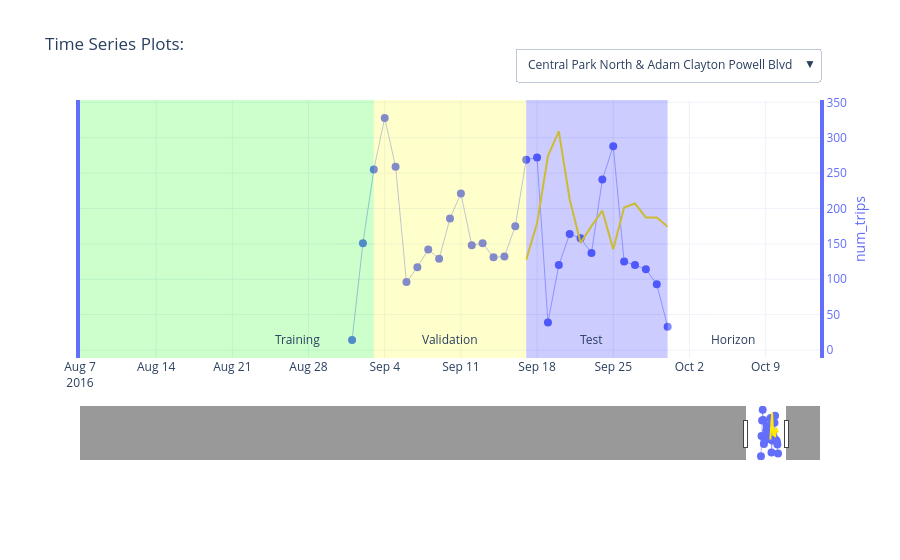

Write notebook code for a chart like this one.
### Code cell
# NA values in Pandas will not convert to JSON which Plotly uses:
rawSeries = rawSeries.fillna(np.nan).replace([np.nan], [None])

# create a figure:
fig = go.Figure()

# get a list of colors to use:
colors = px.colors.qualitative.Plotly

# list of columns to plot over time : target and covariates
variables = [TARGET_COLUMN] #+ COVARIATE_COLUMNS

# create dropdown/button to toggle series
buttons = []
b = 0 # default button index

# iterate through series:
series = rawSeries[SERIES_COLUMN].unique().tolist()[0:viz_limit]
for s in series:    
    # iterate trhough columns
    for y, v in enumerate(variables):
        fig.add_trace(
            go.Scatter(
                x = rawSeries[rawSeries[SERIES_COLUMN]==s][TIME_COLUMN],
                y = rawSeries[rawSeries[SERIES_COLUMN]==s][v],
                name = f'{v}',
                text = rawSeries[rawSeries[SERIES_COLUMN]==s][v],
                yaxis = f"y{y+1}",
                hoverinfo='name+x+text',
                line = {'width': 0.5},
                marker = {'size': 8},
                mode = 'lines+markers',
                showlegend = False,
                visible = (b==0) # make a series visible as default: this uses the first series
            )
        )
        if y == 0: # add the forecast
            # add the forecast fit
            fig.add_trace(
                go.Scatter(
                    x = pred_ex3[pred_ex3[SERIES_COLUMN]==s][TIME_COLUMN],
                    y = pred_ex3[pred_ex3[SERIES_COLUMN]==s]['predicted'],
                    name = f'Forecast: {v}',
                    text = pred_ex3[pred_ex3[SERIES_COLUMN]==s]['predicted'],
                    yaxis = f"y{y+1}",
                    hoverinfo='name+x+text',
                    line = {'width': 2, 'color': 'rgb(255,234,0)'},
                    mode = 'lines',
                    showlegend = False,
                    visible = (b==0) # make a series visible as default: this uses the first series
                )
            )
    
    # which button to show:
    ff = 1 # count of forecast related traces add to each series
    which_buttons = [False] * len(series) * (len(variables) + ff)
    which_buttons[b * (len(variables) +ff):(b+1)*(len(variables) + ff)] = [True] * (len(variables) + ff)

    # create button for series:
    button = dict(
        label = s,
        method = 'update',
        args = [{'visible': which_buttons}]
    )
    buttons.append(button)
    b += 1

# add split regions: training
fig.add_shape(
    fillcolor = 'rgba(0, 255, 0, 0.2)',
    line = {'width': 0},
    type = 'rect',
    x0 = keyDates['start_date'][0],
    x1 = keyDates['val_start'][0],
    xref = 'x',
    y0 = 0,
    y1 = 1,
    yref = 'paper'
)
fig.add_annotation(
    x = keyDates['val_start'][0] - (keyDates['test_start'][0]-keyDates['val_start'][0])/2,
    y = 0,
    ax = 0, ay = 0,
    yref = 'y1',
    xref = 'x',
    text = 'Training',
    yanchor = 'bottom'
)

# add split regions: validation
fig.add_shape(
    fillcolor = 'rgba(255, 255, 0, 0.2)',
    line = {'width': 0},
    type = 'rect',
    x0 = keyDates['val_start'][0],
    x1 = keyDates['test_start'][0],
    xref = 'x',
    y0 = 0,
    y1 = 1,
    yref = 'paper'
)
fig.add_annotation(
    x = keyDates['val_start'][0] + (keyDates['test_start'][0]-keyDates['val_start'][0])/2,
    y = 0,
    ax = 0, ay = 0,
    yref = 'y1',
    xref = 'x',
    text = 'Validation',
    yanchor = 'bottom'
)

# add split regions: test
fig.add_shape(
    fillcolor = 'rgba(0, 0, 255, 0.2)',
    line = {'width': 0},
    type = 'rect',
    x0 = keyDates['test_start'][0],
    x1 = keyDates['end_date'][0],
    xref = 'x',
    y0 = 0,
    y1 = 1,
    yref = 'paper'
)
fig.add_annotation(
    x = keyDates['test_start'][0] + (keyDates['end_date'][0]-keyDates['test_start'][0])/2,
    y = 0,
    ax = 0, ay = 0,
    yref = 'y1',
    xref = 'x',
    text = 'Test',
    yanchor = 'bottom'
)

# add split regions: horizon
fig.add_shape(
    fillcolor = 'rgba(255, 255, 255, 0.2)',
    line = {'width': 0},
    type = 'rect',
    x0 = keyDates['end_date'][0],
    x1 = keyDates['end_date'][0]+timedelta(days = FORECAST_HORIZON_LENGTH),
    xref = 'x',
    y0 = 0,
    y1 = 1,
    yref = 'paper'
)
fig.add_annotation(
    x = keyDates['end_date'][0] + (keyDates['end_date'][0]-keyDates['test_start'][0])/2,
    y = 0,
    ax = 0, ay = 0,
    yref = 'y1',
    xref = 'x',
    text = 'Horizon',
    yanchor = 'bottom'
)

# configure axes layout:
layout = dict(
    xaxis =  dict(
        range = [keyDates['end_date'][0] - 2*(keyDates['end_date'][0] - keyDates['val_start'][0]), keyDates['end_date'][0]+timedelta(days = FORECAST_HORIZON_LENGTH)],
        rangeslider = dict(
            autorange = True,
            range = [keyDates['start_date'][0], keyDates['end_date'][0]+timedelta(days = FORECAST_HORIZON_LENGTH)]
        ),
        type = 'date'
    )
)
for v, variable in enumerate(variables):
    layout[f'yaxis{v+1}'] = dict(
        anchor = 'x',
        domain = [v*(1/len(variables)), (v+1)*(1/len(variables))],
        autorange = True,
        mirror = True,
        autoshift = True,
        title = dict(text = variable, standoff = 10 + 20 * (v % 2), font = dict(color = colors[v])),
        tickfont = dict(color = colors[v]),
        tickmode = 'auto',
        linecolor = colors[v],
        linewidth = 4,
        showline = True,
        side = 'right',
        type = 'linear',
        zeroline = False
    )

# final update of display before rendering
fig.update_layout(
    layout,
    title = 'Time Series Plots:',
    dragmode="zoom",
    hovermode="x",
    legend=dict(traceorder="reversed"),
    height=600,
    template="plotly_white",
    margin=dict(
        t=100,
        b=100
    ),
    updatemenus = [
        dict(
            buttons = buttons,
            type = 'dropdown',
            direction = 'down',
            x = 1,
            y = 1.2,
            showactive = True
        )
    ]
)

# render the interactive plot:
fig.show()

### Figure 1 — Plotly figure (JSON) as saved in the notebook; plotly's stock layout.template omitted (floating-point values rounded to 4 significant figures; data arrays with more than 128 entries replaced by an {"elided": "..."} marker saying what was removed)
{"data": [{"hoverinfo": "name+x+text", "line": {"width": 0.5}, "marker": {"size": 8}, "mode": "lines+markers", "name": "num_trips", "showlegend": false, "text": [14, 151, 255, 328, 259, 96, 117, 142, 129, 186, 221, 148, 151, 131, 132, 175, 269, 272, 39, 120, 164, 158, 137, 241, 288, 125, 120, 114, 93, 33], "type": "scatter", "visible": true, "x": ["2016-09-01", "2016-09-02", "2016-09-03", "2016-09-04", "2016-09-05", "2016-09-06", "2016-09-07", "2016-09-08", "2016-09-09", "2016-09-10", "2016-09-11", "2016-09-12", "2016-09-13", "2016-09-14", "2016-09-15", "2016-09-16", "2016-09-17", "2016-09-18", "2016-09-19", "2016-09-20", "2016-09-21", "2016-09-22", "2016-09-23", "2016-09-24", "2016-09-25", "2016-09-26", "2016-09-27", "2016-09-28", "2016-09-29", "2016-09-30"], "y": [14, 151, 255, 328, 259, 96, 117, 142, 129, 186, 221, 148, 151, 131, 132, 175, 269, 272, 39, 120, 164, 158, 137, 241, 288, 125, 120, 114, 93, 33], "yaxis": "y"}, {"hoverinfo": "name+x+text", "line": {"color": "rgb(255,234,0)", "width": 2}, "mode": "lines", "name": "Forecast: num_trips", "showlegend": false, "text": [127.4, 178.9, 274.1, 309.0, 212.7, 151.5, 175.0, 196.9, 142.6, 201.3, 207.0, 187.4, 187.2, 174.3], "type": "scatter", "visible": true, "x": ["2016-09-17", "2016-09-18", "2016-09-19", "2016-09-20", "2016-09-21", "2016-09-22", "2016-09-23", "2016-09-24", "2016-09-25", "2016-09-26", "2016-09-27", "2016-09-28", "2016-09-29", "2016-09-30"], "y": [127.4, 178.9, 274.1, 309.0, 212.7, 151.5, 175.0, 196.9, 142.6, 201.3, 207.0, 187.4, 187.2, 174.3], "yaxis": "y"}, {"hoverinfo": "name+x+text", "line": {"width": 0.5}, "marker": {"size": 8}, "mode": "lines+markers", "name": "num_trips", "showlegend": false, "text": {"elided": "1177 int values"}, "type": "scatter", "visible": false, "x": {"elided": "1177 str values"}, "y": {"elided": "1177 int values"}, "yaxis": "y"}, {"hoverinfo": "name+x+text", "line": {"color": "rgb(255,234,0)", "width": 2}, "mode": "lines", "name": "Forecast: num_trips", "showlegend": false, "text": [361.5, 311.5, 318.4, 325.1, 324.7, 324.0, 313.6, 351.1, 310.3, 327.5, 332.1, 330.8, 318.7, 307.6], "type": "scatter", "visible": false, "x": ["2016-09-17", "2016-09-18", "2016-09-19", "2016-09-20", "2016-09-21", "2016-09-22", "2016-09-23", "2016-09-24", "2016-09-25", "2016-09-26", "2016-09-27", "2016-09-28", "2016-09-29", "2016-09-30"], "y": [361.5, 311.5, 318.4, 325.1, 324.7, 324.0, 313.6, 351.1, 310.3, 327.5, 332.1, 330.8, 318.7, 307.6], "yaxis": "y"}, {"hoverinfo": "name+x+text", "line": {"width": 0.5}, "marker": {"size": 8}, "mode": "lines+markers", "name": "num_trips", "showlegend": false, "text": [85, 135, 240, 301, 132, 69, 63, 69, 48, 62, 100, 70, 60, 96, 73, 67, 111, 124, 76, 78, 83, 78, 80, 114, 140, 56, 83, 96, 40, 138, 146, 173, 159, 64, 108, 85, 82, 120, 161, 77, 86, 98, 75, 103, 153, 164, 18, 108, 111, 68, 109, 123, 139, 92, 87, 86, 104, 39], "type": "scatter", "visible": false, "x": ["2016-08-04", "2016-08-05", "2016-08-06", "2016-08-07", "2016-08-08", "2016-08-09", "2016-08-10", "2016-08-11", "2016-08-12", "2016-08-13", "2016-08-14", "2016-08-15", "2016-08-16", "2016-08-17", "2016-08-18", "2016-08-19", "2016-08-20", "2016-08-21", "2016-08-22", "2016-08-23", "2016-08-24", "2016-08-25", "2016-08-26", "2016-08-27", "2016-08-28", "2016-08-29", "2016-08-30", "2016-08-31", "2016-09-01", "2016-09-02", "2016-09-03", "2016-09-04", "2016-09-05", "2016-09-06", "2016-09-07", "2016-09-08", "2016-09-09", "2016-09-10", "2016-09-11", "2016-09-12", "2016-09-13", "2016-09-14", "2016-09-15", "2016-09-16", "2016-09-17", "2016-09-18", "2016-09-19", "2016-09-20", "2016-09-21", "2016-09-22", "2016-09-23", "2016-09-24", "2016-09-25", "2016-09-26", "2016-09-27", "2016-09-28", "2016-09-29", "2016-09-30"], "y": [85, 135, 240, 301, 132, 69, 63, 69, 48, 62, 100, 70, 60, 96, 73, 67, 111, 124, 76, 78, 83, 78, 80, 114, 140, 56, 83, 96, 40, 138, 146, 173, 159, 64, 108, 85, 82, 120, 161, 77, 86, 98, 75, 103, 153, 164, 18, 108, 111, 68, 109, 123, 139, 92, 87, 86, 104, 39], "yaxis": "y"}, {"hoverinfo": "name+x+text", "line": {"color": "rgb(255,234,0)", "width": 2}, "mode": "lines", "name": "Forecast: num_trips", "showlegend": false, "text": [118.7, 54.96, 78.07, 99.16, 98.42, 92.42, 79.2, 105.2, 49.41, 80.84, 96.76, 102.1, 98.32, 81.76], "type": "scatter", "visible": false, "x": ["2016-09-17", "2016-09-18", "2016-09-19", "2016-09-20", "2016-09-21", "2016-09-22", "2016-09-23", "2016-09-24", "2016-09-25", "2016-09-26", "2016-09-27", "2016-09-28", "2016-09-29", "2016-09-30"], "y": [118.7, 54.96, 78.07, 99.16, 98.42, 92.42, 79.2, 105.2, 49.41, 80.84, 96.76, 102.1, 98.32, 81.76], "yaxis": "y"}, {"hoverinfo": "name+x+text", "line": {"width": 0.5}, "marker": {"size": 8}, "mode": "lines+markers", "name": "num_trips", "showlegend": false, "text": [44, 40, 28, 30, 30, 35, 51, 24, 39, 25, 31, 44, 74, 83, 28, 31, 43, 55, 49, 57, 95, 33, 59, 41, 9, 24, 29, 2, 95, 23, 14, 37, 41, 78, 84, 25, 38, 18, 53, 51, 87, 69, 7, 26, 43, 27, 32, 63, 60, 47, 24, 41, 16, 13], "type": "scatter", "visible": false, "x": ["2016-08-08", "2016-08-09", "2016-08-10", "2016-08-11", "2016-08-12", "2016-08-13", "2016-08-14", "2016-08-15", "2016-08-16", "2016-08-17", "2016-08-18", "2016-08-19", "2016-08-20", "2016-08-21", "2016-08-22", "2016-08-23", "2016-08-24", "2016-08-25", "2016-08-26", "2016-08-27", "2016-08-28", "2016-08-29", "2016-08-30", "2016-08-31", "2016-09-01", "2016-09-02", "2016-09-03", "2016-09-04", "2016-09-05", "2016-09-06", "2016-09-07", "2016-09-08", "2016-09-09", "2016-09-10", "2016-09-11", "2016-09-12", "2016-09-13", "2016-09-14", "2016-09-15", "2016-09-16", "2016-09-17", "2016-09-18", "2016-09-19", "2016-09-20", "2016-09-21", "2016-09-22", "2016-09-23", "2016-09-24", "2016-09-25", "2016-09-26", "2016-09-27", "2016-09-28", "2016-09-29", "2016-09-30"], "y": [44, 40, 28, 30, 30, 35, 51, 24, 39, 25, 31, 44, 74, 83, 28, 31, 43, 55, 49, 57, 95, 33, 59, 41, 9, 24, 29, 2, 95, 23, 14, 37, 41, 78, 84, 25, 38, 18, 53, 51, 87, 69, 7, 26, 43, 27, 32, 63, 60, 47, 24, 41, 16, 13], "yaxis": "y"}, {"hoverinfo": "name+x+text", "line": {"color": "rgb(255,234,0)", "width": 2}, "mode": "lines", "name": "Forecast: num_trips", "showlegend": false, "text": [52.68, -17.0, 15.43, 39.81, 41.69, 38.22, 26.13, 47.09, -5.113, 24.44, 39.28, 44.33, 38.8, 24.93], "type": "scatter", "visible": false, "x": ["2016-09-17", "2016-09-18", "2016-09-19", "2016-09-20", "2016-09-21", "2016-09-22", "2016-09-23", "2016-09-24", "2016-09-25", "2016-09-26", "2016-09-27", "2016-09-28", "2016-09-29", "2016-09-30"], "y": [52.68, -17.0, 15.43, 39.81, 41.69, 38.22, 26.13, 47.09, -5.113, 24.44, 39.28, 44.33, 38.8, 24.93], "yaxis": "y"}, {"hoverinfo": "name+x+text", "line": {"width": 0.5}, "marker": {"size": 8}, "mode": "lines+markers", "name": "num_trips", "showlegend": false, "text": [28, 112, 77, 68, 62, 39, 50, 50, 36, 48, 38, 41, 47, 51, 38, 56, 55, 56, 61, 64, 59, 49, 45, 41, 23, 59, 58, 100, 51, 38, 47, 43, 42, 49, 73, 58, 75, 35, 67, 53, 75, 75, 27, 60, 54, 56, 58, 64, 65, 34, 50, 41, 40, 10], "type": "scatter", "visible": false, "x": ["2016-08-08", "2016-08-09", "2016-08-10", "2016-08-11", "2016-08-12", "2016-08-13", "2016-08-14", "2016-08-15", "2016-08-16", "2016-08-17", "2016-08-18", "2016-08-19", "2016-08-20", "2016-08-21", "2016-08-22", "2016-08-23", "2016-08-24", "2016-08-25", "2016-08-26", "2016-08-27", "2016-08-28", "2016-08-29", "2016-08-30", "2016-08-31", "2016-09-01", "2016-09-02", "2016-09-03", "2016-09-04", "2016-09-05", "2016-09-06", "2016-09-07", "2016-09-08", "2016-09-09", "2016-09-10", "2016-09-11", "2016-09-12", "2016-09-13", "2016-09-14", "2016-09-15", "2016-09-16", "2016-09-17", "2016-09-18", "2016-09-19", "2016-09-20", "2016-09-21", "2016-09-22", "2016-09-23", "2016-09-24", "2016-09-25", "2016-09-26", "2016-09-27", "2016-09-28", "2016-09-29", "2016-09-30"], "y": [28, 112, 77, 68, 62, 39, 50, 50, 36, 48, 38, 41, 47, 51, 38, 56, 55, 56, 61, 64, 59, 49, 45, 41, 23, 59, 58, 100, 51, 38, 47, 43, 42, 49, 73, 58, 75, 35, 67, 53, 75, 75, 27, 60, 54, 56, 58, 64, 65, 34, 50, 41, 40, 10], "yaxis": "y"}, {"hoverinfo": "name+x+text", "line": {"color": "rgb(255,234,0)", "width": 2}, "mode": "lines", "name": "Forecast: num_trips", "showlegend": false, "text": [55.91, -19.47, 16.25, 34.63, 37.67, 33.5, 18.26, 36.5, -15.85, 12.76, 30.44, 38.61, 35.16, 22.37], "type": "scatter", "visible": false, "x": ["2016-09-17", "2016-09-18", "2016-09-19", "2016-09-20", "2016-09-21", "2016-09-22", "2016-09-23", "2016-09-24", "2016-09-25", "2016-09-26", "2016-09-27", "2016-09-28", "2016-09-29", "2016-09-30"], "y": [55.91, -19.47, 16.25, 34.63, 37.67, 33.5, 18.26, 36.5, -15.85, 12.76, 30.44, 38.61, 35.16, 22.37], "yaxis": "y"}, {"hoverinfo": "name+x+text", "line": {"width": 0.5}, "marker": {"size": 8}, "mode": "lines+markers", "name": "num_trips", "showlegend": false, "text": {"elided": "359 int values"}, "type": "scatter", "visible": false, "x": {"elided": "359 str values"}, "y": {"elided": "359 int values"}, "yaxis": "y"}, {"hoverinfo": "name+x+text", "line": {"color": "rgb(255,234,0)", "width": 2}, "mode": "lines", "name": "Forecast: num_trips", "showlegend": false, "text": [167.3, 109.1, 114.8, 133.5, 136.3, 137.5, 123.9, 151.3, 97.27, 118.6, 126.7, 128.7, 127.6, 116.6], "type": "scatter", "visible": false, "x": ["2016-09-17", "2016-09-18", "2016-09-19", "2016-09-20", "2016-09-21", "2016-09-22", "2016-09-23", "2016-09-24", "2016-09-25", "2016-09-26", "2016-09-27", "2016-09-28", "2016-09-29", "2016-09-30"], "y": [167.3, 109.1, 114.8, 133.5, 136.3, 137.5, 123.9, 151.3, 97.27, 118.6, 126.7, 128.7, 127.6, 116.6], "yaxis": "y"}, {"hoverinfo": "name+x+text", "line": {"width": 0.5}, "marker": {"size": 8}, "mode": "lines+markers", "name": "num_trips", "showlegend": false, "text": {"elided": "361 int values"}, "type": "scatter", "visible": false, "x": {"elided": "361 str values"}, "y": {"elided": "361 int values"}, "yaxis": "y"}, {"hoverinfo": "name+x+text", "line": {"color": "rgb(255,234,0)", "width": 2}, "mode": "lines", "name": "Forecast: num_trips", "showlegend": false, "text": [233.7, 170.3, 166.7, 177.2, 183.6, 189.9, 180.1, 190.3, 158.2, 169.8, 172.9, 174.5, 173.8], "type": "scatter", "visible": false, "x": ["2016-09-17", "2016-09-18", "2016-09-19", "2016-09-20", "2016-09-21", "2016-09-22", "2016-09-23", "2016-09-25", "2016-09-26", "2016-09-27", "2016-09-28", "2016-09-29", "2016-09-30"], "y": [233.7, 170.3, 166.7, 177.2, 183.6, 189.9, 180.1, 190.3, 158.2, 169.8, 172.9, 174.5, 173.8], "yaxis": "y"}, {"hoverinfo": "name+x+text", "line": {"width": 0.5}, "marker": {"size": 8}, "mode": "lines+markers", "name": "num_trips", "showlegend": false, "text": {"elided": "355 int values"}, "type": "scatter", "visible": false, "x": {"elided": "355 str values"}, "y": {"elided": "355 int values"}, "yaxis": "y"}, {"hoverinfo": "name+x+text", "line": {"color": "rgb(255,234,0)", "width": 2}, "mode": "lines", "name": "Forecast: num_trips", "showlegend": false, "text": [139.9, 75.65, 88.83, 103.0, 105.9, 106.3, 91.82, 106.9, 50.7, 78.74, 90.41, 97.46, 101.4, 85.46], "type": "scatter", "visible": false, "x": ["2016-09-17", "2016-09-18", "2016-09-19", "2016-09-20", "2016-09-21", "2016-09-22", "2016-09-23", "2016-09-24", "2016-09-25", "2016-09-26", "2016-09-27", "2016-09-28", "2016-09-29", "2016-09-30"], "y": [139.9, 75.65, 88.83, 103.0, 105.9, 106.3, 91.82, 106.9, 50.7, 78.74, 90.41, 97.46, 101.4, 85.46], "yaxis": "y"}, {"hoverinfo": "name+x+text", "line": {"width": 0.5}, "marker": {"size": 8}, "mode": "lines+markers", "name": "num_trips", "showlegend": false, "text": {"elided": "345 int values"}, "type": "scatter", "visible": false, "x": {"elided": "345 str values"}, "y": {"elided": "345 int values"}, "yaxis": "y"}, {"hoverinfo": "name+x+text", "line": {"color": "rgb(255,234,0)", "width": 2}, "mode": "lines", "name": "Forecast: num_trips", "showlegend": false, "text": [163.4, 101.6, 105.2, 121.5, 122.2, 120.0, 96.45], "type": "scatter", "visible": false, "x": ["2016-09-17", "2016-09-18", "2016-09-19", "2016-09-20", "2016-09-21", "2016-09-22", "2016-09-23"], "y": [163.4, 101.6, 105.2, 121.5, 122.2, 120.0, 96.45], "yaxis": "y"}, {"hoverinfo": "name+x+text", "line": {"width": 0.5}, "marker": {"size": 8}, "mode": "lines+markers", "name": "num_trips", "showlegend": false, "text": {"elided": "1179 int values"}, "type": "scatter", "visible": false, "x": {"elided": "1179 str values"}, "y": {"elided": "1179 int values"}, "yaxis": "y"}, {"hoverinfo": "name+x+text", "line": {"color": "rgb(255,234,0)", "width": 2}, "mode": "lines", "name": "Forecast: num_trips", "showlegend": false, "text": [300.1, 244.4, 246.5, 265.9, 267.4, 263.5, 242.7, 268.5, 243.5, 258.7, 265.4, 264.8, 256.1], "type": "scatter", "visible": false, "x": ["2016-09-17", "2016-09-18", "2016-09-19", "2016-09-20", "2016-09-22", "2016-09-23", "2016-09-24", "2016-09-25", "2016-09-26", "2016-09-27", "2016-09-28", "2016-09-29", "2016-09-30"], "y": [300.1, 244.4, 246.5, 265.9, 267.4, 263.5, 242.7, 268.5, 243.5, 258.7, 265.4, 264.8, 256.1], "yaxis": "y"}, {"hoverinfo": "name+x+text", "line": {"width": 0.5}, "marker": {"size": 8}, "mode": "lines+markers", "name": "num_trips", "showlegend": false, "text": [42, 71, 108, 107, 103, 78, 90, 99, 67, 143, 152, 84, 94, 83, 96, 80, 151, 133, 59, 112, 121, 35, 86, 64, 75, 60, 58, 58, 77, 60, 69, 95, 60, 86, 55, 64, 66, 101, 106, 32, 70, 77, 82, 72, 67, 57, 39, 71, 69, 60, 32], "type": "scatter", "visible": false, "x": ["2016-08-11", "2016-08-12", "2016-08-13", "2016-08-14", "2016-08-15", "2016-08-16", "2016-08-17", "2016-08-18", "2016-08-19", "2016-08-20", "2016-08-21", "2016-08-22", "2016-08-23", "2016-08-24", "2016-08-25", "2016-08-26", "2016-08-27", "2016-08-28", "2016-08-29", "2016-08-30", "2016-08-31", "2016-09-01", "2016-09-02", "2016-09-03", "2016-09-04", "2016-09-05", "2016-09-06", "2016-09-07", "2016-09-08", "2016-09-09", "2016-09-10", "2016-09-11", "2016-09-12", "2016-09-13", "2016-09-14", "2016-09-15", "2016-09-16", "2016-09-17", "2016-09-18", "2016-09-19", "2016-09-20", "2016-09-21", "2016-09-22", "2016-09-23", "2016-09-24", "2016-09-25", "2016-09-26", "2016-09-27", "2016-09-28", "2016-09-29", "2016-09-30"], "y": [42, 71, 108, 107, 103, 78, 90, 99, 67, 143, 152, 84, 94, 83, 96, 80, 151, 133, 59, 112, 121, 35, 86, 64, 75, 60, 58, 58, 77, 60, 69, 95, 60, 86, 55, 64, 66, 101, 106, 32, 70, 77, 82, 72, 67, 57, 39, 71, 69, 60, 32], "yaxis": "y"}, {"hoverinfo": "name+x+text", "line": {"color": "rgb(255,234,0)", "width": 2}, "mode": "lines", "name": "Forecast: num_trips", "showlegend": false, "text": [79.46, 30.18, 61.67, 80.29, 86.01, 73.14, 59.25, 84.23, 27.43, 53.37, 73.26, 74.08, 61.3, 39.51], "type": "scatter", "visible": false, "x": ["2016-09-17", "2016-09-18", "2016-09-19", "2016-09-20", "2016-09-21", "2016-09-22", "2016-09-23", "2016-09-24", "2016-09-25", "2016-09-26", "2016-09-27", "2016-09-28", "2016-09-29", "2016-09-30"], "y": [79.46, 30.18, 61.67, 80.29, 86.01, 73.14, 59.25, 84.23, 27.43, 53.37, 73.26, 74.08, 61.3, 39.51], "yaxis": "y"}, {"hoverinfo": "name+x+text", "line": {"width": 0.5}, "marker": {"size": 8}, "mode": "lines+markers", "name": "num_trips", "showlegend": false, "text": {"elided": "359 int values"}, "type": "scatter", "visible": false, "x": {"elided": "359 str values"}, "y": {"elided": "359 int values"}, "yaxis": "y"}, {"hoverinfo": "name+x+text", "line": {"color": "rgb(255,234,0)", "width": 2}, "mode": "lines", "name": "Forecast: num_trips", "showlegend": false, "text": [90.28, 16.79, 52.4, 61.27, 65.52, 57.06, 41.51, 66.13, 14.46, 41.62, 53.68, 53.59, 53.88, 34.5], "type": "scatter", "visible": false, "x": ["2016-09-17", "2016-09-18", "2016-09-19", "2016-09-20", "2016-09-21", "2016-09-22", "2016-09-23", "2016-09-24", "2016-09-25", "2016-09-26", "2016-09-27", "2016-09-28", "2016-09-29", "2016-09-30"], "y": [90.28, 16.79, 52.4, 61.27, 65.52, 57.06, 41.51, 66.13, 14.46, 41.62, 53.68, 53.59, 53.88, 34.5], "yaxis": "y"}], "layout": {"annotations": [{"ax": 0, "ay": 0, "text": "Training", "x": "2016-08-27", "xref": "x", "y": 0, "yanchor": "bottom", "yref": "y"}, {"ax": 0, "ay": 0, "text": "Validation", "x": "2016-09-10", "xref": "x", "y": 0, "yanchor": "bottom", "yref": "y"}, {"ax": 0, "ay": 0, "text": "Test", "x": "2016-09-23", "xref": "x", "y": 0, "yanchor": "bottom", "yref": "y"}, {"ax": 0, "ay": 0, "text": "Horizon", "x": "2016-10-06", "xref": "x", "y": 0, "yanchor": "bottom", "yref": "y"}], "autosize": true, "dragmode": "zoom", "hovermode": "x", "legend": {"traceorder": "reversed"}, "margin": {"b": 100, "t": 100}, "shapes": [{"fillcolor": "rgba(0, 255, 0, 0.2)", "line": {"width": 0}, "type": "rect", "x0": "2013-07-01", "x1": "2016-09-03", "xref": "x", "y0": 0, "y1": 1, "yref": "paper"}, {"fillcolor": "rgba(255, 255, 0, 0.2)", "line": {"width": 0}, "type": "rect", "x0": "2016-09-03", "x1": "2016-09-17", "xref": "x", "y0": 0, "y1": 1, "yref": "paper"}, {"fillcolor": "rgba(0, 0, 255, 0.2)", "line": {"width": 0}, "type": "rect", "x0": "2016-09-17", "x1": "2016-09-30", "xref": "x", "y0": 0, "y1": 1, "yref": "paper"}, {"fillcolor": "rgba(255, 255, 255, 0.2)", "line": {"width": 0}, "type": "rect", "x0": "2016-09-30", "x1": "2016-10-14", "xref": "x", "y0": 0, "y1": 1, "yref": "paper"}], "title": {"text": "Time Series Plots:"}, "updatemenus": [{"buttons": [{"args": [{"visible": [true, true, false, false, false, false, false, false, false, false, false, false, false, false, false, false, false, false, false, false, false, false, false, false]}], "label": "Central Park North & Adam Clayton Powell Blvd", "method": "update"}, {"args": [{"visible": [false, false, true, true, false, false, false, false, false, false, false, false, false, false, false, false, false, false, false, false, false, false, false, false]}], "label": "Central Park S & 6 Ave", "method": "update"}, {"args": [{"visible": [false, false, false, false, true, true, false, false, false, false, false, false, false, false, false, false, false, false, false, false, false, false, false, false]}], "label": "Central Park W & W 96 St", "method": "update"}, {"args": [{"visible": [false, false, false, false, false, false, true, true, false, false, false, false, false, false, false, false, false, false, false, false, false, false, false, false]}], "label": "Central Park West & W 100 St", "method": "update"}, {"args": [{"visible": [false, false, false, false, false, false, false, false, true, true, false, false, false, false, false, false, false, false, false, false, false, false, false, false]}], "label": "Central Park West & W 102 St", "method": "update"}, {"args": [{"visible": [false, false, false, false, false, false, false, false, false, false, true, true, false, false, false, false, false, false, false, false, false, false, false, false]}], "label": "Central Park West & W 68 St", "method": "update"}, {"args": [{"visible": [false, false, false, false, false, false, false, false, false, false, false, false, true, true, false, false, false, false, false, false, false, false, false, false]}], "label": "Central Park West & W 72 St", "method": "update"}, {"args": [{"visible": [false, false, false, false, false, false, false, false, false, false, false, false, false, false, true, true, false, false, false, false, false, false, false, false]}], "label": "Central Park West & W 76 St", "method": "update"}, {"args": [{"visible": [false, false, false, false, false, false, false, false, false, false, false, false, false, false, false, false, true, true, false, false, false, false, false, false]}], "label": "Central Park West & W 85 St", "method": "update"}, {"args": [{"visible": [false, false, false, false, false, false, false, false, false, false, false, false, false, false, false, false, false, false, true, true, false, false, false, false]}], "label": "Grand Army Plaza & Central Park S", "method": "update"}, {"args": [{"visible": [false, false, false, false, false, false, false, false, false, false, false, false, false, false, false, false, false, false, false, false, true, true, false, false]}], "label": "W 106 St & Central Park West", "method": "update"}, {"args": [{"visible": [false, false, false, false, false, false, false, false, false, false, false, false, false, false, false, false, false, false, false, false, false, false, true, true]}], "label": "W 82 St & Central Park West", "method": "update"}], "direction": "down", "showactive": true, "type": "dropdown", "x": 1, "y": 1.2}], "xaxis": {"range": ["2016-08-07", "2016-10-14"], "rangeslider": {"autorange": true, "range": ["2013-07-01", "2016-12-05 14:46:22.6698"], "yaxis": {"_template": null, "rangemode": "match"}}, "type": "date"}, "yaxis": {"anchor": "x", "autorange": true, "autoshift": true, "domain": [0, 1], "linecolor": "#636EFA", "linewidth": 4, "mirror": true, "range": [-10.32, 352.3], "showline": true, "side": "right", "tickfont": {"color": "#636EFA"}, "tickmode": "auto", "title": {"font": {"color": "#636EFA"}, "standoff": 10, "text": "num_trips"}, "type": "linear", "zeroline": false}}}
